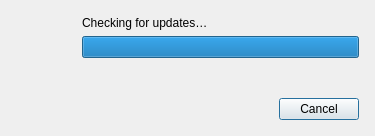
<?xml version="1.0" encoding="UTF-8"?>
<ui version="4.0">
 <class>UpdateCheckDialog</class>
 <widget class="QDialog" name="UpdateCheckDialog">
  <property name="geometry">
   <rect>
    <x>0</x>
    <y>0</y>
    <width>375</width>
    <height>136</height>
   </rect>
  </property>
  <property name="sizePolicy">
   <sizepolicy hsizetype="Fixed" vsizetype="Fixed">
    <horstretch>0</horstretch>
    <verstretch>0</verstretch>
   </sizepolicy>
  </property>
  <property name="font">
   <font>
    <weight>50</weight>
    <bold>false</bold>
   </font>
  </property>
  <property name="windowTitle">
   <string>Checking for updates</string>
  </property>
  <property name="sizeGripEnabled">
   <bool>false</bool>
  </property>
  <layout class="QVBoxLayout" name="verticalLayout">
   <property name="leftMargin">
    <number>16</number>
   </property>
   <property name="topMargin">
    <number>16</number>
   </property>
   <property name="rightMargin">
    <number>16</number>
   </property>
   <property name="bottomMargin">
    <number>16</number>
   </property>
   <item>
    <layout class="QHBoxLayout" name="horizontalLayout">
     <item>
      <widget class="QLabel" name="iconLabel">
       <property name="sizePolicy">
        <sizepolicy hsizetype="Fixed" vsizetype="Fixed">
         <horstretch>0</horstretch>
         <verstretch>0</verstretch>
        </sizepolicy>
       </property>
       <property name="minimumSize">
        <size>
         <width>60</width>
         <height>60</height>
        </size>
       </property>
       <property name="text">
        <string/>
       </property>
       <property name="alignment">
        <set>Qt::AlignHCenter|Qt::AlignTop</set>
       </property>
      </widget>
     </item>
     <item>
      <layout class="QVBoxLayout" name="verticalLayout_2">
       <item>
        <widget class="QLabel" name="statusLabel">
         <property name="font">
          <font>
           <weight>50</weight>
           <bold>false</bold>
          </font>
         </property>
         <property name="text">
          <string>Checking for updates…</string>
         </property>
         <property name="textFormat">
          <enum>Qt::RichText</enum>
         </property>
         <property name="openExternalLinks">
          <bool>true</bool>
         </property>
        </widget>
       </item>
       <item>
        <widget class="QProgressBar" name="progressBar">
         <property name="sizePolicy">
          <sizepolicy hsizetype="Expanding" vsizetype="Fixed">
           <horstretch>0</horstretch>
           <verstretch>0</verstretch>
          </sizepolicy>
         </property>
         <property name="minimum">
          <number>0</number>
         </property>
         <property name="maximum">
          <number>1</number>
         </property>
         <property name="value">
          <number>1</number>
         </property>
         <property name="textVisible">
          <bool>false</bool>
         </property>
        </widget>
       </item>
       <item>
        <spacer name="verticalSpacer">
         <property name="orientation">
          <enum>Qt::Vertical</enum>
         </property>
         <property name="sizeType">
          <enum>QSizePolicy::MinimumExpanding</enum>
         </property>
         <property name="sizeHint" stdset="0">
          <size>
           <width>20</width>
           <height>10</height>
          </size>
         </property>
        </spacer>
       </item>
      </layout>
     </item>
    </layout>
   </item>
   <item>
    <widget class="QDialogButtonBox" name="buttonBox">
     <property name="orientation">
      <enum>Qt::Horizontal</enum>
     </property>
     <property name="standardButtons">
      <set>QDialogButtonBox::Cancel</set>
     </property>
    </widget>
   </item>
  </layout>
 </widget>
 <resources/>
 <connections>
  <connection>
   <sender>buttonBox</sender>
   <signal>accepted()</signal>
   <receiver>UpdateCheckDialog</receiver>
   <slot>accept()</slot>
   <hints>
    <hint type="sourcelabel">
     <x>248</x>
     <y>254</y>
    </hint>
    <hint type="destinationlabel">
     <x>157</x>
     <y>274</y>
    </hint>
   </hints>
  </connection>
  <connection>
   <sender>buttonBox</sender>
   <signal>rejected()</signal>
   <receiver>UpdateCheckDialog</receiver>
   <slot>reject()</slot>
   <hints>
    <hint type="sourcelabel">
     <x>316</x>
     <y>260</y>
    </hint>
    <hint type="destinationlabel">
     <x>286</x>
     <y>274</y>
    </hint>
   </hints>
  </connection>
 </connections>
</ui>
